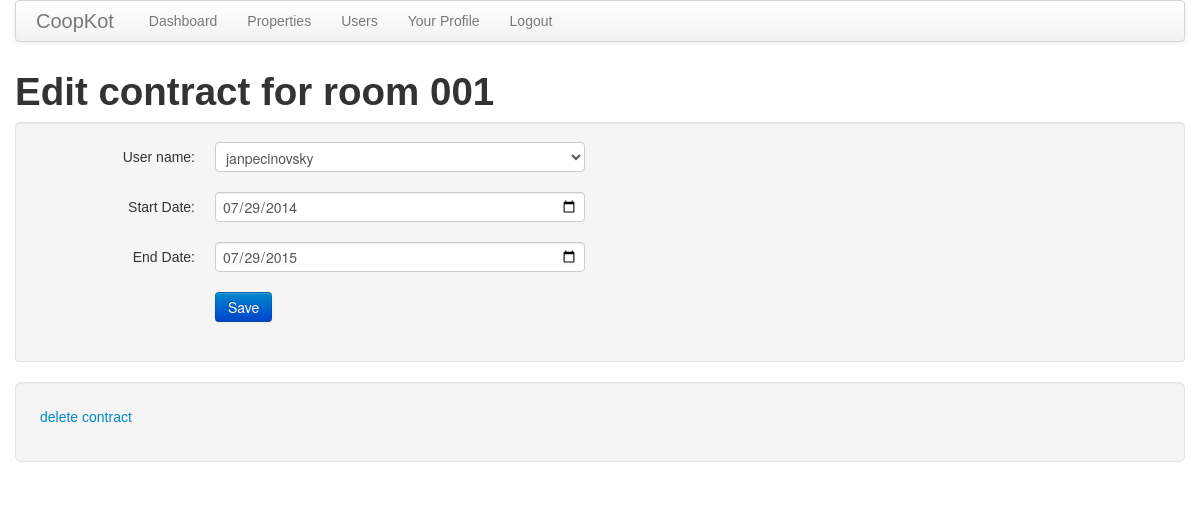
Screenshot of /edit_room_contract/5 (signed in) with the database file from the repository.
### app/models.py (models this page shows, shortened)
class Room(db.Model):
    __tablename__ = 'room'
    id = db.Column(db.Integer, primary_key = True)
    property_id = db.Column(db.Integer, db.ForeignKey('property.id'))
    name = db.Column(db.String(140))
    info = db.Column(db.String(140))
    users = db.relationship('User', secondary='contract', lazy='dynamic')
    datastreams = db.relationship('Datastream', secondary='room_datastream', lazy='dynamic')

class Contract(db.Model):
    __tablename__ = 'contract'
    id = db.Column(db.Integer, primary_key=True)
    user_id = db.Column(db.Integer, db.ForeignKey('user.id'))
    room_id = db.Column(db.Integer, db.ForeignKey('room.id'))
    start_date = db.Column(db.DateTime)
    end_date = db.Column(db.DateTime)
    user = db.relationship('User', backref="room_assoc")
    room = db.relationship('Room', backref="user_assoc")

### app/views.py (the view)
@app.route('/edit_room_contract/<id>', methods=['POST','GET'])
@login_required
def edit_room_contract(id):
    contract = Contract.query.get(id)
    if contract == None:
        flash('contract not found.')
        abort(404)
    form = AddRoomContractForm()
    form.user.choices = [(u.id, u.nickname) for u in contract.room.property.users if u.id != contract.user.id]
    form.user.choices.insert(0,(contract.user.id,contract.user.nickname))
    if form.validate_on_submit():
        contract.user_id = form.user.data
        contract.start_date = form.start_date.data
        contract.end_date = form.end_date.data
        db.session.add(contract)
        db.session.commit()
        flash('Changes saved!')
        return redirect(url_for('room', id=contract.room.id))
    elif request.method != 'POST':
        form.start_date.data = contract.start_date
        form.end_date.data = contract.end_date
    return render_template('edit_room_contract.html',
        title = 'Room Contract',
        contract = contract,
        room = contract.room,
        form = form)

### app/forms.py
class AddRoomContractForm(Form):
    user = SelectField('user', coerce=int, validators=[Required()])
    start_date = DateField('start_date', validators=[Required()])
    end_date = DateField('end_date', validators=[Required()])

### app/models.py (called while the page is built)
    def is_authenticated(self):
        return True

### app/views.py (called while the page is built)
@lm.user_loader
def load_user(id):
    return User.query.get(int(id))

@app.before_request
def before_request():
    g.user = current_user
    if g.user.is_authenticated():
        g.user.last_seen = datetime.utcnow()
        db.session.add(g.user)
        db.session.commit()

### app/templates/edit_room_contract.html (shortened to what this page needs)
{% extends "base.html" %}
{% block content %}
<h1>Edit contract for room {{room.name}}</h1>
{% include 'room_contract.html'%}
<div class="well well-large">
	<p><a href="{{url_for('delete_contract', id=contract.id)}}">delete contract</a></p>
</div>
{% endblock %}

### app/templates/room_contract.html (shortened to what this page needs)
<div class="well">
    <form class="form-horizontal" action="" method="post" name="edit">
        <div class="control-group{% if form.errors.post %} error{% endif %}">
            <label class="control-label" for="user">User name:</label>
            <div class="controls">
                {{ form.user(class = "span4") }}
            </div>
        </div>
        <div class="control-group{% if form.errors.post %} error{% endif %}">
            <label class="control-label" for="start_date">Start Date:</label>
            <div class="controls">
                {{ form.start_date(class = "span4") }}
            </div>
        </div>
        <div class="control-group{% if form.errors.post %} error{% endif %}">
            <label class="control-label" for="room">End Date:</label>
            <div class="controls">
                {{ form.end_date(class = "span4") }}
            </div>
        </div>
        <div class="control-group">
            <div class="controls">
                <input class="btn btn-primary" type="submit" value="Save">
            </div>
        </div>
    </form>
</div>

### app/static/css/lines.css (style rules this page uses)
div, span, p, td { font-family: Arial, sans-serif; }

### rows the page displays
Room: name "001"
Contract: user "janpecinovsky", start_date "07/29/2014", end_date "07/29/2015"
